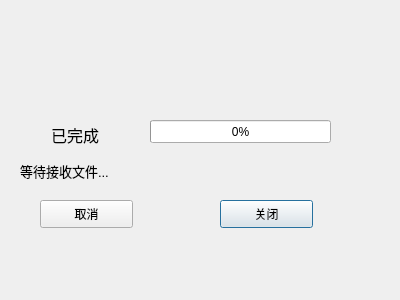
<?xml version="1.0" encoding="UTF-8"?>
<ui version="4.0">
 <class>Client</class>
 <widget class="QDialog" name="Client">
  <property name="geometry">
   <rect>
    <x>0</x>
    <y>0</y>
    <width>400</width>
    <height>300</height>
   </rect>
  </property>
  <property name="windowTitle">
   <string>接收</string>
  </property>
  <property name="styleSheet">
   <string notr="true">border-image: url(:/images/file.png);</string>
  </property>
  <widget class="QLabel" name="label">
   <property name="geometry">
    <rect>
     <x>51</x>
     <y>125</y>
     <width>81</width>
     <height>20</height>
    </rect>
   </property>
   <property name="font">
    <font>
     <pointsize>12</pointsize>
    </font>
   </property>
   <property name="text">
    <string>已完成</string>
   </property>
  </widget>
  <widget class="QLabel" name="cStatusLbl">
   <property name="geometry">
    <rect>
     <x>20</x>
     <y>160</y>
     <width>141</width>
     <height>21</height>
    </rect>
   </property>
   <property name="font">
    <font>
     <pointsize>10</pointsize>
    </font>
   </property>
   <property name="text">
    <string>等待接收文件...</string>
   </property>
  </widget>
  <widget class="QProgressBar" name="progressBar">
   <property name="geometry">
    <rect>
     <x>150</x>
     <y>120</y>
     <width>181</width>
     <height>23</height>
    </rect>
   </property>
   <property name="value">
    <number>0</number>
   </property>
  </widget>
  <widget class="QPushButton" name="cCloseBtn">
   <property name="geometry">
    <rect>
     <x>220</x>
     <y>200</y>
     <width>93</width>
     <height>28</height>
    </rect>
   </property>
   <property name="text">
    <string>关闭</string>
   </property>
  </widget>
  <widget class="QPushButton" name="cCancleBtn">
   <property name="geometry">
    <rect>
     <x>40</x>
     <y>200</y>
     <width>93</width>
     <height>28</height>
    </rect>
   </property>
   <property name="text">
    <string>取消</string>
   </property>
  </widget>
 </widget>
 <resources/>
 <connections/>
</ui>
